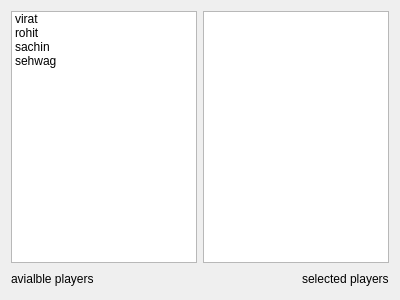
<?xml version="1.0" encoding="UTF-8"?>
<ui version="4.0">
 <class>Form</class>
 <widget class="QWidget" name="Form">
  <property name="geometry">
   <rect>
    <x>0</x>
    <y>0</y>
    <width>400</width>
    <height>300</height>
   </rect>
  </property>
  <property name="windowTitle">
   <string>Form</string>
  </property>
  <layout class="QVBoxLayout" name="verticalLayout">
   <item>
    <layout class="QHBoxLayout" name="horizontalLayout">
     <item>
      <widget class="QListWidget" name="l1">
       <item>
        <property name="text">
         <string>virat</string>
        </property>
       </item>
       <item>
        <property name="text">
         <string>rohit</string>
        </property>
       </item>
       <item>
        <property name="text">
         <string>sachin</string>
        </property>
       </item>
       <item>
        <property name="text">
         <string>sehwag</string>
        </property>
       </item>
      </widget>
     </item>
     <item>
      <spacer name="horizontalSpacer_3">
       <property name="orientation">
        <enum>Qt::Horizontal</enum>
       </property>
       <property name="sizeHint" stdset="0">
        <size>
         <width>40</width>
         <height>20</height>
        </size>
       </property>
      </spacer>
     </item>
     <item>
      <spacer name="horizontalSpacer">
       <property name="orientation">
        <enum>Qt::Horizontal</enum>
       </property>
       <property name="sizeHint" stdset="0">
        <size>
         <width>40</width>
         <height>20</height>
        </size>
       </property>
      </spacer>
     </item>
     <item>
      <widget class="QListWidget" name="l2"/>
     </item>
    </layout>
   </item>
   <item>
    <layout class="QHBoxLayout" name="horizontalLayout_2">
     <item>
      <widget class="QLabel" name="label_2">
       <property name="text">
        <string>avialble players</string>
       </property>
      </widget>
     </item>
     <item>
      <spacer name="horizontalSpacer_2">
       <property name="orientation">
        <enum>Qt::Horizontal</enum>
       </property>
       <property name="sizeHint" stdset="0">
        <size>
         <width>40</width>
         <height>20</height>
        </size>
       </property>
      </spacer>
     </item>
     <item>
      <widget class="QLabel" name="label">
       <property name="text">
        <string>selected players</string>
       </property>
      </widget>
     </item>
    </layout>
   </item>
  </layout>
 </widget>
 <resources/>
 <connections/>
</ui>
